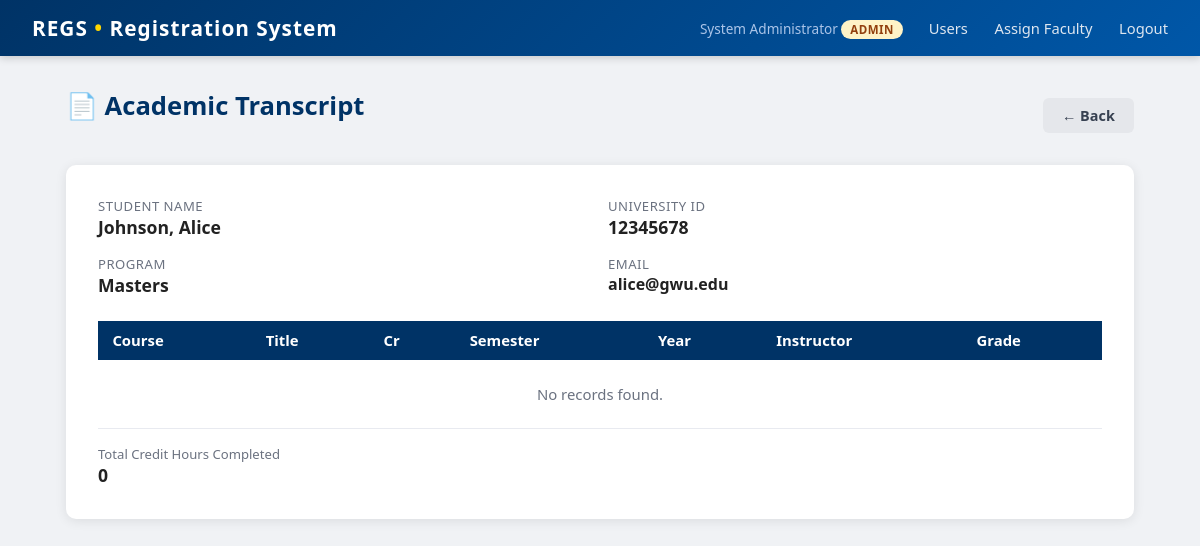
Page /gs/transcript/1 (signed in) on the committed database.
### tables this page shows
CREATE TABLE students (
    id         INTEGER PRIMARY KEY AUTOINCREMENT,
    user_id    INTEGER UNIQUE NOT NULL REFERENCES users(id),
    uid        TEXT UNIQUE NOT NULL,
    first_name TEXT NOT NULL,
    last_name  TEXT NOT NULL,
    program    TEXT NOT NULL CHECK(program IN ('Masters','PhD')),
    address    TEXT,
    email      TEXT,
    admit_year INTEGER DEFAULT 2024
);

### app.py (the view)
@app.route('/gs/transcript/<int:student_id>')
def gs_transcript(student_id):
    if session.get('role') not in ('gs', 'admin'):
        return redirect(url_for('login'))
    return _get_transcript(student_id)

### app.py (called while the page is built)
def get_db():
    if 'db' not in g:
        g.db = sqlite3.connect(DATABASE)
        g.db.row_factory = sqlite3.Row
        g.db.execute("PRAGMA foreign_keys = ON")
    return g.db

@app.teardown_appcontext
def teardown_db(e=None):
    close_db(e)

### templates/transcript.html (shortened to what this page needs)
{% extends "base.html" %}
{% block content %}
<div class="page-header">
  <h1>📄 Academic Transcript</h1>
  <a href="javascript:history.back()" class="btn btn-secondary">← Back</a>
</div>
<div class="card">
  <div class="transcript-meta">
    <div>
      <div class="meta-label">Student Name</div>
      <div class="meta-value">{{ student.last_name }}, {{ student.first_name }}</div>
    </div>
    <div>
      <div class="meta-label">University ID</div>
      <div class="meta-value">{{ student.uid }}</div>
    </div>
    <div>
      <div class="meta-label">Program</div>
      <div class="meta-value">{{ student.program }}</div>
    </div>
    <div>
      <div class="meta-label">Email</div>
      <div class="meta-value" style="font-size:1rem;">{{ student.email or '—' }}</div>
    </div>
  </div>
  <table>
    <thead>
      <tr>
        <th>Course</th><th>Title</th><th>Cr</th><th>Semester</th>
        <th>Year</th><th>Instructor</th><th>Grade</th>
      </tr>
    </thead>
    <tbody>
    {% if not enrollments %}
      <tr><td colspan="7" class="text-center text-muted" style="padding:1.5rem;">No records found.</td></tr>
    {% endif %}
    </tbody>
  </table>
  <div class="flex-gap mt-2">
    <div>
      <div class="text-small text-muted">Total Credit Hours Completed</div>
      <div style="font-size:1.1rem; font-weight:700;">{{ total_credits }}</div>
    </div>
  </div>
</div>
{% endblock %}

### static/css/main.css (style rules this page uses)
*, *::before, *::after { box-sizing: border-box; margin: 0; padding: 0; }
body { font-family: 'Segoe UI', Arial, sans-serif; background: #f0f2f5; color: #222; min-height: 100vh; }
.page-header { display: flex; justify-content: space-between; align-items: center; margin-bottom: 1.4rem; }
.card { background: #fff; border-radius: 10px; box-shadow: 0 2px 12px rgba(0, 0, 0, 0.09); padding: 2rem; margin-bottom: 1.5rem; }
h1 { font-size: 1.6rem; color: #003366; margin-bottom: 1.2rem; }
table { width: 100%; border-collapse: collapse; font-size: 0.93rem; }
th { background: #003366; color: #fff; padding: 0.6rem 0.9rem; text-align: left; }
td { padding: 0.55rem 0.9rem; border-bottom: 1px solid #e8eaf0; }
.btn { display: inline-block; padding: 0.5rem 1.2rem; border-radius: 6px; border: none; cursor: pointer; font-size: 0.9rem; font-weight: 600; text-decoration: none; transition: all 0.15s; }
.btn-secondary { background: #e5e7eb; color: #374151; }
.text-muted { color: #6b7280; }
.text-small { font-size: 0.82rem; }
.text-center { text-align: center; }
.mt-2 { margin-top: 1rem; }
.flex-gap { display: flex; gap: 0.5rem; align-items: center; }
.transcript-meta { display: grid; grid-template-columns: 1fr 1fr; gap: 1rem; margin-bottom: 1.5rem; }
.meta-label { font-size: 0.82rem; color: #6b7280; text-transform: uppercase; letter-spacing: .5px; }
.meta-value { font-size: 1.1rem; font-weight: 700; }

### rows in the picture
students: last_name "Johnson", first_name "Alice", uid "12345678", program "Masters", email "alice@gwu.edu"

### other values in the picture
{{ session.display_name }} "System Administrator"
{{ session.role }} "ADMIN"
{{ total_credits }} "0"
